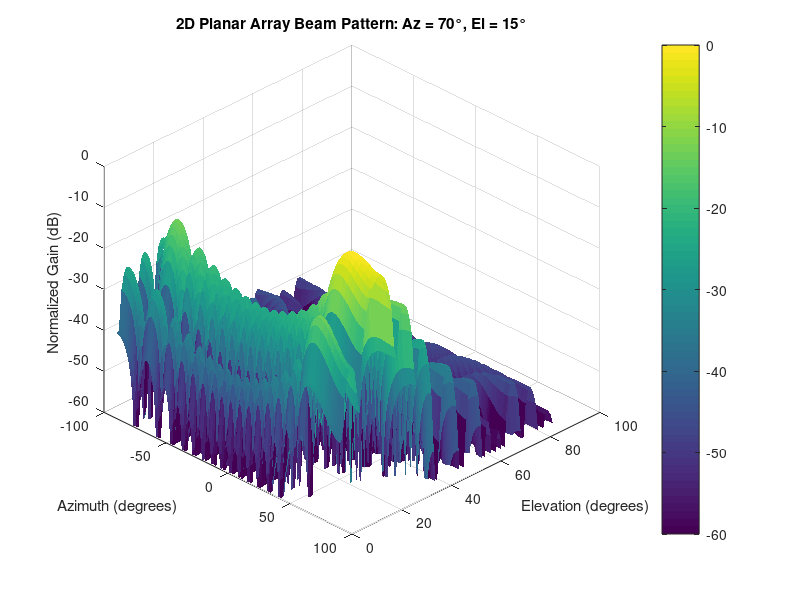
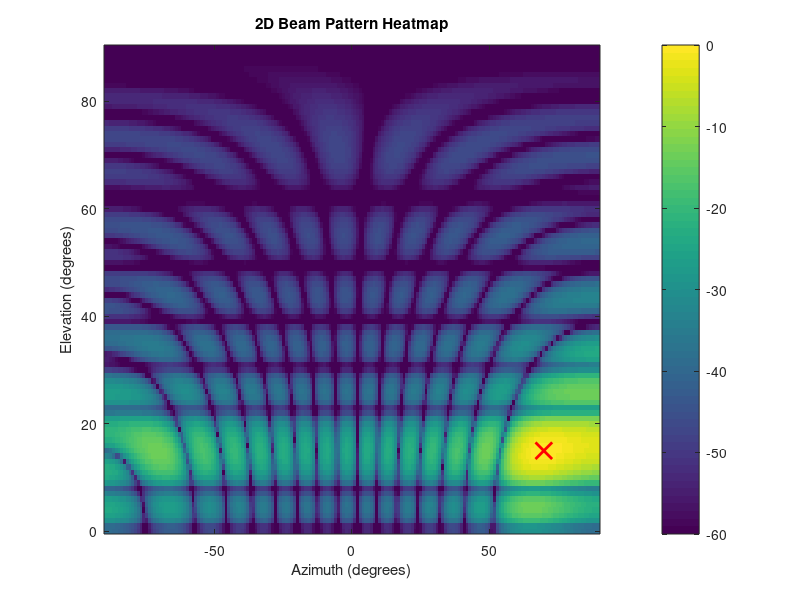

The MATLAB source for these figures, in order:
clear; clc; close all;

%% Constants
c = 3e8;
fc = 10e9;
lambda = c/fc;
d = lambda/2;
k = 2*pi/lambda;

%% Planar array dimensions
Nx = 16;
Ny = 16;

[x_idx, y_idx] = meshgrid(0:Nx-1, 0:Ny-1);

x_idx = x_idx(:);
y_idx = y_idx(:);

N = Nx * Ny;

%% Desired beam direction
az0 = 70;     % azimuth angle in degrees
el0 = 15;     % elevation angle in degrees

%% Scan angles
az = -90:1:90;
el = 0:1:90;

[AZ, EL] = meshgrid(az, el);

%% Steering vector function
steer = @(azimuth,elevation) exp( ...
    1j*k*d*( ...
    x_idx*sind(azimuth).*cosd(elevation) + ...
    y_idx*sind(elevation) ...
    ) ...
    );

%% Beamforming weights
a0 = steer(az0,el0);
w = conj(a0);
w = w / norm(w);

%% Compute 2D array factor
AF = zeros(size(AZ));

for i = 1:numel(AZ)

    a = steer(AZ(i),EL(i));

    AF(i) = abs(w.' * a);

end

AF = AF / max(AF(:));
AF_dB = 20*log10(AF + 1e-12);

%% 3D surface plot
figure;

surf(AZ,EL,AF_dB,'EdgeColor','none');
grid on;

xlabel('Azimuth (degrees)');
ylabel('Elevation (degrees)');
zlabel('Normalized Gain (dB)');

title(['2D Planar Array Beam Pattern: Az = ',num2str(az0), ...
    '°, El = ',num2str(el0),'°']);

zlim([-60 0]);
caxis([-60 0]);
colorbar;

view(45,35);

%% 2D heatmap
figure;

imagesc(az,el,AF_dB);
set(gca,'YDir','normal');
colorbar;

xlabel('Azimuth (degrees)');
ylabel('Elevation (degrees)');
title('2D Beam Pattern Heatmap');

caxis([-60 0]);

hold on;
plot(az0,el0,'rx','LineWidth',2,'MarkerSize',12);
